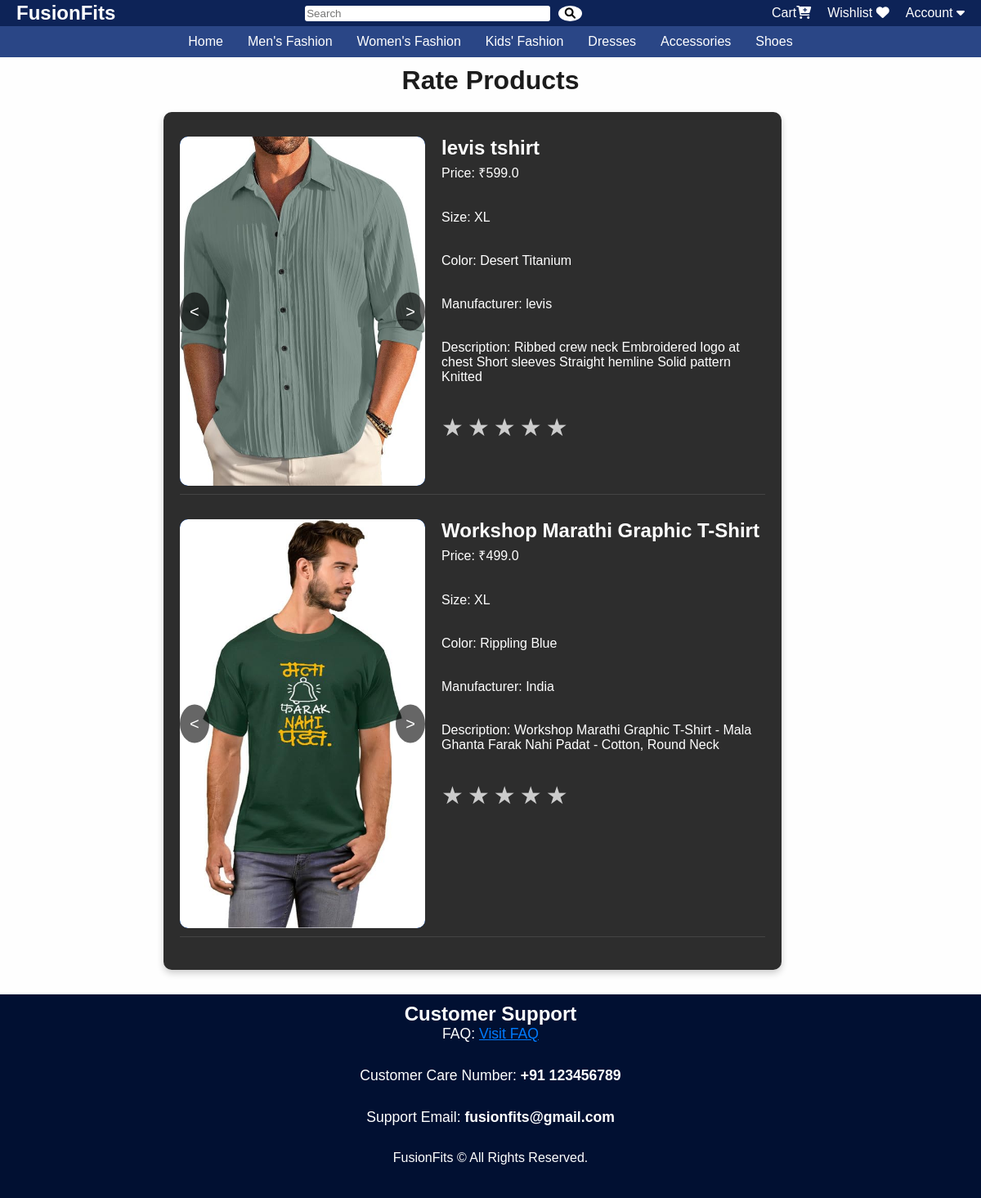
The app's page /rate/2 (signed in) with its own data.
### app/models.py (models this page shows, shortened)
class ProductImage(db.Model):
    id = db.Column(db.Integer, primary_key=True)
    image_url = db.Column(db.String(255), nullable=False)
    product_id = db.Column(db.Integer, db.ForeignKey("product.id"), nullable=False)

class Product(db.Model):
    __tablename__ = "product"
    id = db.Column(db.Integer, primary_key=True)
    name = db.Column(db.String(100), nullable=False)
    price = db.Column(db.Float, nullable=False)
    description = db.Column(db.String(255), nullable=False)
    category = db.Column(db.String(100), nullable=False)
    quantity = db.Column(db.Integer, nullable=False)
    manufacturer = db.Column(db.String(100), nullable=True)
    country_of_origin = db.Column(db.String(50), nullable=True)
    avg_rating = db.Column(db.Float, nullable=True)
    discount = db.Column(db.Float, default=0.0, nullable=True)
    size = db.Column(db.String(20))  # Ensure this line exists
    colour = db.Column(db.String(20), nullable=True)
    gender = db.Column(db.String(10), nullable=True)  # New field for gender
    images = db.relationship("ProductImage", backref="product", lazy=True)
    ratings = relationship("Rating", back_populates="product")

### app/rating.py (the view)
@rating.route("/<int:order_id>", methods=["GET"])
@login_required
def rate_order(order_id):
    order = db.session.get(OrderDetails, order_id)
    if not order:
        flash("Order not found", "error")
        return redirect(url_for("main.home"))
    if order.user_id != current_user.id:
        flash("You are not authorized to rate this order", "error")
        return redirect(url_for("main.home"))
    products = order.products
    return render_template("rating.html", products=products, order_id=order_id)

### app/templates/rating.html (shortened to what this page needs)
<!DOCTYPE html>
<html lang="en">
    <head>
        <link rel="stylesheet" href="{{ url_for('static', filename='product_details.css') }}">
        <link rel="stylesheet" href="{{ url_for('static', filename='rating.css') }}">
    </head>
    {% extends 'home.html' %}
    {% block content %}
    <div>
        <h1>Rate Products</h1>
        <div class="rating-container">
            {% for product in products %}
            <div class="product-container">
                <div class="product-image">
                    <div class="image-slider">
                        {% for image in product.images %}
                        <img src="{{ url_for('static', filename=image.image_url) }}" alt="{{ product.name }}"
                            class="{% if loop.first %}active{% endif %}">
                        {% endfor %}
                        <div class="controls">
                            <button id="prev-btn">&lt;</button>
                            <button id="next-btn">&gt;</button>
                        </div>
                    </div>
                </div>
                <div class="product-info-box">
                    <h2>{{ product.name }}</h2>
                    <p>Price: ₹{{ product.price }}</p>
                    <p>Size: {{ product.size }}</p>
                    <p>Color: {{ product.colour }}</p>
                    <p>Manufacturer: {{ product.manufacturer }}</p>
                    <p>Description: {{ product.description }}</p>
                    <div class="stars" data-product-id="{{ product.id }}">
                        <label for="star5-{{ product.id }}">&#9733;</label>
                        <label for="star4-{{ product.id }}">&#9733;</label>
                        <label for="star3-{{ product.id }}">&#9733;</label>
                        <label for="star2-{{ product.id }}">&#9733;</label>
                        <label for="star1-{{ product.id }}">&#9733;</label>
                    </div>
                </div>
            </div>
            {% endfor %}
        </div>
    </div>
    {% endblock %}

### app/static/product_details.css (style rules this page uses)
body { font-family: Arial, sans-serif; margin: 0; padding: 0; display: flex; flex-direction: column; min-height: 100vh; }
.image-slider { flex: 1 1 50%; position: relative; }
.image-slider img { width: 100%; height: auto; display: none; transition: transform 0.3s ease; transition: opacity 0.5s ease-in-out; }
.image-slider img.active { display: block; opacity: 1; }
.image-slider .controls { position: absolute; top: 50%; width: 100%; display: flex; justify-content: space-between; transform: translateY(-50%); pointer-events: none; }
.image-slider .controls button { pointer-events: all; background: rgba(0, 0, 0, 0.6); color: white; border: none; padding: 12px; cursor: pointer; font-size: 20px; border-radius: 50%; transition: background 0.3s; }
.product-image { flex: 1; max-width: 300px; }
.product-image img { width: 100%; border-radius: 8px; }

### app/static/rating.css (style rules this page uses)
body { font-family: Arial, sans-serif; background-color: #1c1c1c; color: #fff; margin: 0; padding: 0; }
h1 { text-align: center; color: #1c1c1c; }
.rating-container { width: 90%; max-width: 800px; margin: 20px; padding: 20px; background-color: #2d2d2d; border-radius: 10px; box-shadow: 0 4px 8px rgba(0, 0, 0, 0.2); }
.product-container { display: flex; align-items: flex-start; margin-bottom: 20px; border-bottom: 1px solid #444; padding: 10px 0; }
.product-image { background-color: #3b82f6; border-radius: 10px; margin-right: 20px; flex-shrink: 0; overflow: hidden; display: flex; justify-content: center; align-items: center; }
.product-image img { width: 100%; height: 100%; object-fit: contain; border-radius: 10px; }
.product-info-box { flex: 1; }
.product-info-box p { margin: 5px 0; }
.stars { display: flex; flex-direction: row-reverse; justify-content: start; gap: 5px; position: relative; }
.stars label { font-size: 30px; color: #ccc; cursor: pointer; transition: color 0.3s; }
p { padding-bottom: 30px; }

### app/templates/home.html (style rules this page uses)
* { margin: 0; padding: 0; box-sizing: border-box; font-family: Arial, sans-serif; }
body { font-family: Arial, sans-serif; margin: 0; padding: 0; background-color: #f4f4f4; }

### records on screen
Product: name "levis tshirt", price "599.0", size "XL", colour "Desert Titanium", manufacturer "levis", description "Ribbed crew neck Embroidered logo at chest Short sleeves Straight hemline Solid pattern Knitted"
ProductImage: image_url (picture)
Product: name "Workshop Marathi Graphic T-Shirt", price "499.0", size "XL", colour "Rippling Blue", manufacturer "India", description "Workshop Marathi Graphic T-Shirt - Mala Ghanta Farak Nahi Padat - Cotton, Round Neck"
ProductImage: image_url (picture)
